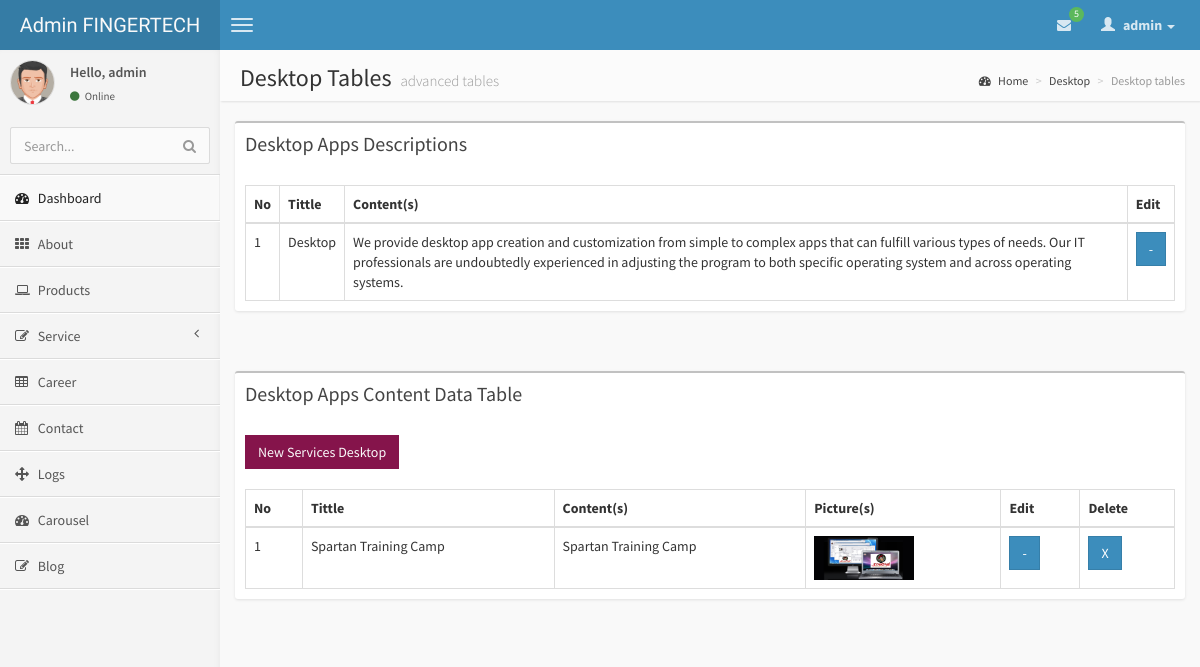
The page /administrators/home.php?page=desktop (signed in) on the database its author committed.
### tables this page shows
CREATE TABLE `services` (
  `serviceid` int(11) NOT NULL AUTO_INCREMENT,
  `tittle` varchar(50) NOT NULL,
  `content` varchar(5000) NOT NULL,
  PRIMARY KEY (`serviceid`)
);

CREATE TABLE `pagedesktop` (
  `desktopid` int(11) NOT NULL AUTO_INCREMENT,
  `tittle` varchar(50) NOT NULL,
  `content` varchar(500) NOT NULL,
  `picture` varchar(50) NOT NULL,
  PRIMARY KEY (`desktopid`)
);

### administrators/comment.php (the view, shortened to what this page needs)
<?php
$q = mysql_query('SELECT COUNT(commentid) as commentid from `comment`');
$row = mysql_fetch_assoc($q);
$number = $row['commentid'];
?>
						<li class="dropdown messages-menu">
                            <a href="#" class="dropdown-toggle" data-toggle="dropdown">
                                <i class="fa fa-envelope"></i>
                                <span class="label label-success"><?php echo $number; ?></span>
                            </a>
                        </li>

### administrators/desktop.php (shortened to what this page needs)
<?php
if ($_SESSION['userid'])
{
include "conn.php";
$row = 20;
$hal = isset($_GET['hal']) ? $_GET['hal'] : 0;
?>
            <aside class="right-side">
                <section class="content-header">
                    <h1>
                        Desktop Tables
                        <small>advanced tables</small>
                    </h1>
                    <ol class="breadcrumb">
                        <li><a href="#"><i class="fa fa-dashboard"></i> Home</a></li>
                        <li><a href="#">Desktop</a></li>
                        <li class="active">Desktop tables</li>
                    </ol>
                </section>
                <section class="content">
                    <div class="row">
                        <div class="col-xs-12">
                            <div class="box">
                                <div class="box-header">
                                    <h3 class="box-title">Desktop Apps Descriptions</h3>
                                </div>
                                <div class="box-body table-responsive">
                                    <table id="example2" class="table table-bordered table-hover">
                                        <thead>
                                            <tr>
                                                <th>No</th>
                                                <th>Tittle</th>
                                                <th>Content(s)</th>
                                                <th>Edit</th>
                                            </tr>
                                        </thead>
                                        <tbody>
										<?php
                                            $productSql = "SELECT * FROM services WHERE tittle = 'Desktop'";
                                            $productQry = mysql_query($productSql, $koneksi) or die ("Query services salah : ".mysql_error());
                                            $nomor = 0;
                                            while ($productRow = mysql_fetch_array($productQry)) {
												$nomor++;
												$Kode = $productRow['serviceid'];
                                        ?>
                                            <tr>
                                                <td><?php echo $nomor; ?></td>
                                                <td><?php echo $productRow['tittle']; ?></td>
                                                <td><?php echo $productRow['content']; ?></td>
                                                <td><a href="?page=desktop_edit&Kode=<?php echo $Kode; ?>" target="_self"alt="Edit Data"><button class="btn btn-primary btn-flat">-</button></a></td>
                                            </tr>
                                            <?php } ?>
                                        </tbody>
                                    </table>
                                </div>
                            </div>
                        </div>
                    </div>
                </section>
                 <section class="content">
                    <div class="row">
                        <div class="col-xs-12">
                            <div class="box">
                                <div class="box-header">
                                    <h3 class="box-title">Desktop Apps Content Data Table</h3>
                                </div>
                                <a href="?page=sp_desktop_new"><button class="btn bg-maroon btn-flat margin">New Services Desktop</button></a>
                                <div class="box-body table-responsive">
                                    <table id="example2" class="table table-bordered table-hover">
                                        <thead>
                                            <tr>
                                                <th>No</th>
                                                <th>Tittle</th>
                                                <th>Content(s)</th>
                                                <th>Picture(s)</th>
                                                <th>Edit</th>
                                                <th>Delete</th>
                                            </tr>
                                        </thead>
                                        <tbody>
										<?php
                                            $productSql = "SELECT * FROM pagedesktop ORDER BY desktopid ASC LIMIT $hal, $row";
                                            $productQry = mysql_query($productSql, $koneksi) or die ("Query product salah : ".mysql_error());
                                            $nomor = 0;
                                            while ($productRow = mysql_fetch_array($productQry)) {
												$nomor++;
												$Kode = $productRow['desktopid'];
                                        ?>
                                            <tr>
                                                <td><?php echo $nomor; ?></td>
                                                <td><?php echo $productRow['tittle']; ?></td>
                                                <td><?php echo $productRow['content']; ?></td>
                                                <td><img src="../images/desktop/<?php echo $productRow['picture']; ?>" width="100"></td>
                                                <td><a href="?page=sp_desktop_edit&Kode=<?php echo $Kode; ?>" target="_self"alt="Edit Data"><button class="btn btn-primary btn-flat">-</button></a></td>
                                                <td><a href="?page=sp_desktop_delete&Kode=<?php echo $Kode; ?>" target="_self" alt="Delete Data" onClick="return confirm('ANDA YAKIN INGIN MENGHAPUS DATA PENTING INI ... ?')"><button class="btn btn-primary btn-flat">X</button></td>
                                            </tr>
                                            <?php } ?>
                                        </tbody>
                                    </table>
                                </div>
                            </div>
                        </div>
                    </div>
                </section>
            </aside>
<?php }else{
	echo "<script> document.location.href='akses.php?go=session'; </script>";
}
?>

### rows shown on the page
services: tittle "Desktop", content "We provide desktop app creation and customization from simple to complex apps that can fulfill various types of needs. Our IT professionals are undoubtedly experienced in adjusting the program to both specific operating system and across operating systems."
pagedesktop: tittle "Spartan Training Camp", content "Spartan Training Camp", picture (picture)

### other values the page prints
$number "5"
$name "admin"
